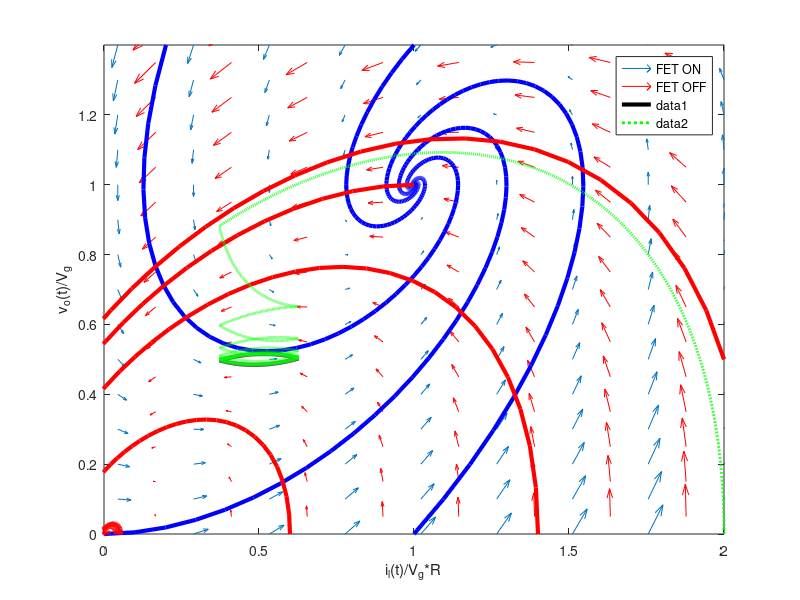

Recreate this plot in MATLAB.
L = 100e-6;
C = 1e-6;
R = 10;
Vg = 50;

A = [0, -1/L;
     1/C, -1/R/C];
B = [1/L; 0];

ilrange = linspace(-1, 10, 10);
vorange = linspace(0, 70, 15);

[x1 x2] = meshgrid(ilrange, vorange);

for i = 1:length(x1(:))
%     [i1, i2] = ind2sub(size(x1), i);
    xdot_ON(i,:) = A*[x1(i); x2(i)] + B*Vg;
    xdot_OFF(i,:) = A*[x1(i) + diff(ilrange(1:2))/2; x2(i)+diff(vorange(1:2))/2] + B*0;
end

Vb = Vg;
Ib = Vg/R;

hold off
quiver(x1(:)/Ib, x2(:)/Vb, xdot_ON(:,1)/Ib, xdot_ON(:,2)/Vb, 0.5);
hold on
quiver(x1(:)/Ib + diff(ilrange(1:2))/2/Ib, x2(:)/Vb+diff(vorange(1:2))/2/Vb, xdot_OFF(:,1)/Ib, xdot_OFF(:,2)/Vb, 0.5, 'r');
    
% quiver(x1(:)/Ib + diff(ilrange(1:2))/4/Ib, x2(:)/Vb+diff(vorange(1:2))/4/Vb, xdot_OFF(:,1)/Ib + xdot_ON(:,1)/Ib, xdot_OFF(:,2)/Vb + xdot_ON(:,2)/Vb, 0.5, 'm');
   

sys = ss(A, B, [1,0; 0 1], 0);

x0s = [0 0; 5 70; 5 0; 1, 70];
for i = 1:size(x0s,1)
    Y_ON = lsim(sys,Vg*ones(1,1000),linspace(0,1e-3,1000), x0s(i,:));
    plot(Y_ON(:,1)/Ib, Y_ON(:,2)/Vb, 'b', 'LineWidth', 3)
end

x0s = [5 50; 10 25; 7 0; 3 0];
for i = 1:size(x0s,1)
    Y_OFF = lsim(sys,zeros(1,1000),linspace(0,1e-3,1000), x0s(i,:));
    plot(Y_OFF(:,1)/Ib, Y_OFF(:,2)/Vb, 'r', 'LineWidth', 3)
end

xlim([0 10/Ib]);
ylim([0 70/Vb]);
xlabel('i_l(t)/V_g*R')
ylabel('v_o(t)/V_g')
legend('FET ON', 'FET OFF')

%% Solve Steady State
D = 0.5; Ts = 1/100e3;
X0 = (eye(2) - expm(A*Ts))\(expm(A*(1-D)*Ts)*(A\(expm(A*D*Ts)-eye(2))*B*Vg) ...
    + (A\(expm(A*(1-D)*Ts)-eye(2))*B*0));
ys1 = lsim(sys,Vg*ones(1,1000),linspace(0,D*Ts,1000), X0);
ys2 = lsim(sys,Vg*zeros(1,1000),linspace(0,(1-D)*Ts,1000), ys1(end,:));
ys = [ys1; ys2];
plot(ys(:,1)/Ib, ys(:,2)/Vb,'k','LineWidth',3)

%% Solve dynamic
X0 = [10; 0];
ys = X0';
for i = 1:20
    if(mod(i,2) == 1)
        ys1 = lsim(sys,Vg*ones(1,1000),linspace(0,Ts,1000), X0);
        ys = [ys; ys1(ys1(:,1) < 0.628*Ib,:)];
        X0 = ys(end,:);
    else
        ys1 = lsim(sys,zeros(1,1000),linspace(0,Ts,1000), X0);
        ys = [ys; ys1(ys1(:,1) > 0.372*Ib,:)];
        X0 = ys(end,:);   
    end
end
plot(ys(:,1)/Ib, ys(:,2)/Vb,':g','LineWidth',2)
